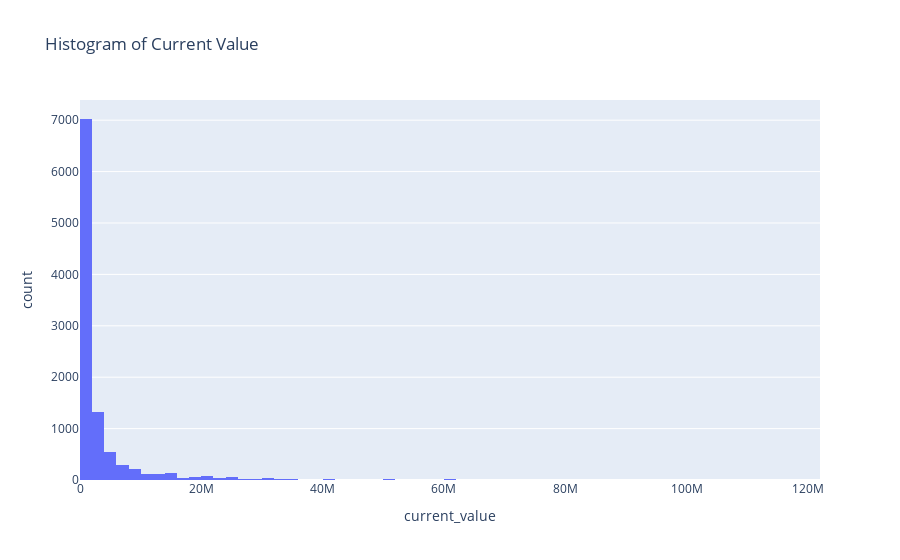

Write notebook code for a chart like this one.
### Code cell
fig = px.histogram(df, x='current_value', nbins=100, title='Histogram of Current Value')

fig.show()

### Figure 1 — Plotly figure (JSON) as saved in the notebook; plotly's stock layout.template omitted (floating-point values rounded to 4 significant figures; data arrays with more than 128 entries replaced by an {"elided": "..."} marker saying what was removed)
{"data": [{"alignmentgroup": "True", "bingroup": "x", "hovertemplate": "current_value=%{x}<br>count=%{y}<extra></extra>", "legendgroup": "", "marker": {"color": "#636efa", "pattern": {"shape": ""}}, "name": "", "nbinsx": 100, "offsetgroup": "", "orientation": "v", "showlegend": false, "type": "histogram", "x": {"elided": "10247 int values"}, "xaxis": "x", "yaxis": "y"}], "layout": {"barmode": "relative", "legend": {"tracegroupgap": 0}, "title": {"text": "Histogram of Current Value"}, "xaxis": {"anchor": "y", "domain": [0, 1], "title": {"text": "current_value"}}, "yaxis": {"anchor": "x", "domain": [0, 1], "title": {"text": "count"}}}}
